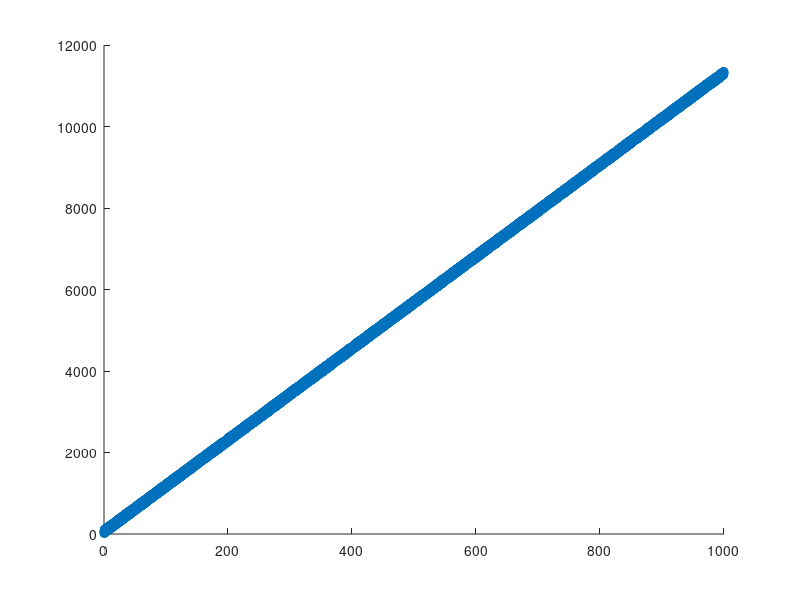

The MATLAB script that drew this image:
temp=csvread('train.csv');
temp(1,:)=[];
x_train=temp(:,1);
y_train=temp(:,2);
x_train=[ones(size(x_train, 1), 1) ,x_train];
hold on;
scatter(x_train(:,2),y_train);
print -dpdf "fig1.pdf";
close
